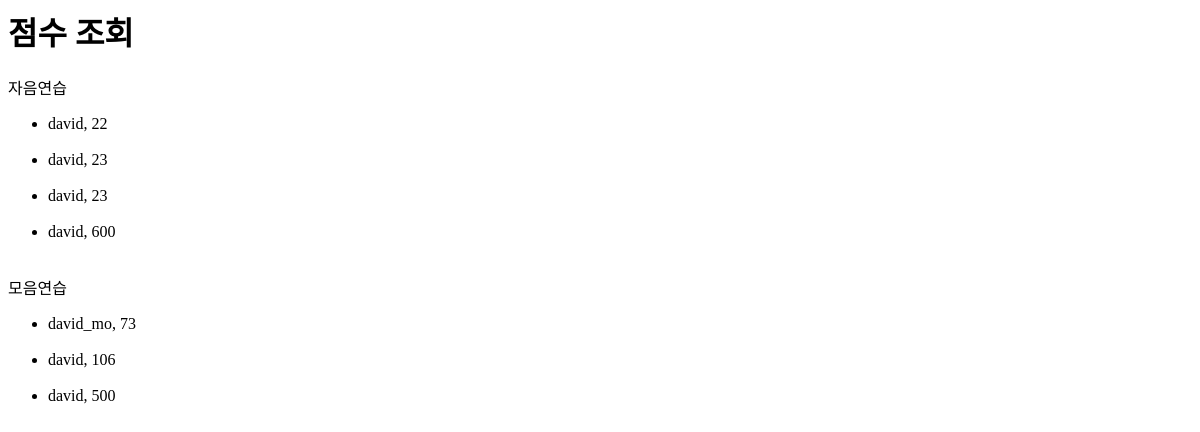
Before: /sign_detail with the older database file.
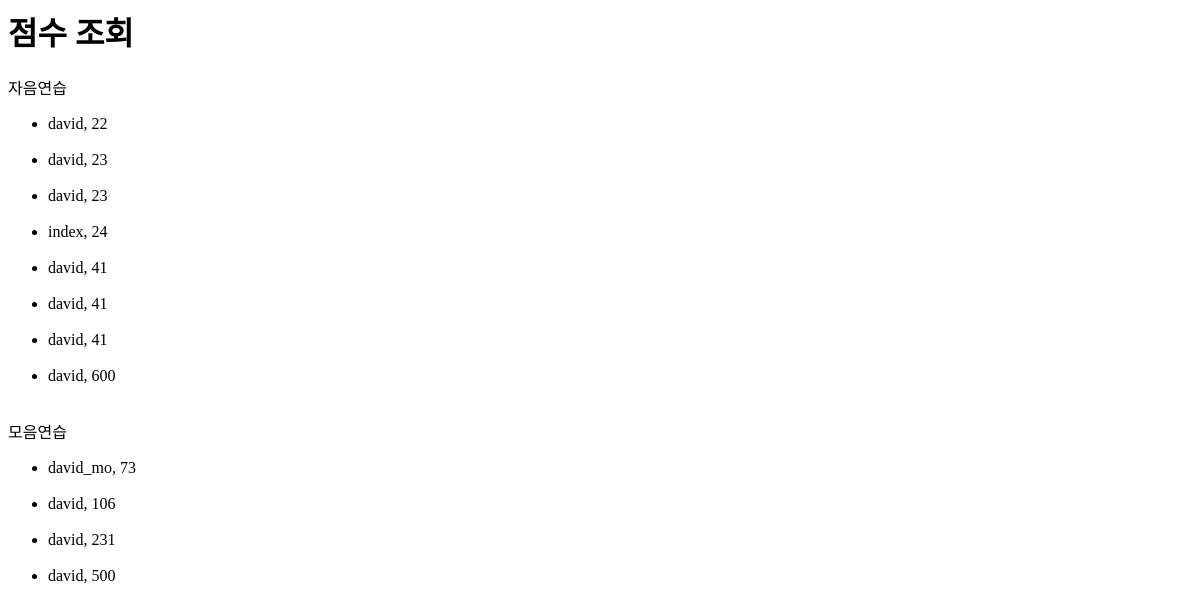
After: the same page with the newer database file.
### models.py (models this page shows)
class SignTypeUser(db.Model):
    __tablename__ = 'signtypeuser'
    id = db.Column(db.Integer, primary_key=True)
    username = db.Column(db.String(32))
    duration_time = db.Column(db.Integer)
    study_type = db.Column(db.String(10))

### app.py (the view)
@app.route('/sign_detail')
def sign_detail():
    sec = request.args.get('sec',0)
    username = request.args.get('username',0)
    mode = request.args.get("mode","list") ## update, list
    print('[sign_detail] sec',sec,"username",username,"mode",mode)
    ja_users = SignTypeUser.query.filter(SignTypeUser.study_type=='ja')
    ja_userDurationList = [[user.username,user.duration_time] for user in ja_users]
    mo_users = SignTypeUser.query.filter(SignTypeUser.study_type=='mo')
    mo_userDurationList = [[user.username,user.duration_time] for user in mo_users]
    def key(x):
        return x[1]
    ja_userDurationList = sorted(ja_userDurationList,key=key)
    mo_userDurationList = sorted(mo_userDurationList,key=key)
    print("[DEBUG] ja_userDuration_list",ja_userDurationList,"mo_userDuration_list",mo_userDurationList)
    return render_template('sign_detail.html',ja_userDurationList=ja_userDurationList,mo_userDurationList=mo_userDurationList,username=username,sec=sec)

### templates/sign_detail.html (shortened to what this page needs)
<h1>점수 조회</h1>
<p>자음연습</p>
{% if ja_userDurationList%}
<ul>
{% for time,name in ja_userDurationList %}
    <li>{{time}}, {{name}}</li>
    <br>
{% endfor %}
</ul>
{% else %}
<p>아직 연습한 데이터가 없습니다.</p>
{% endif %}
<p>모음연습</p>
{% if mo_userDurationList%}
<ul>
{% for time,name in mo_userDurationList %}
    <li>{{time}}, {{name}}</li>
    <br>
{% endfor %}
</ul>
{% else %}
<p>아직 연습한 데이터가 없습니다.</p>
{% endif %}

Changed rows visible on the page:
added SignTypeUser: username "index", duration_time "24", shown under "점수 조회"
added SignTypeUser: username "david", duration_time "41", shown under "점수 조회"
added SignTypeUser: username "david", duration_time "41", shown under "점수 조회"
added SignTypeUser: username "david", duration_time "41", shown under "점수 조회"
added SignTypeUser: username "david", duration_time "231"
